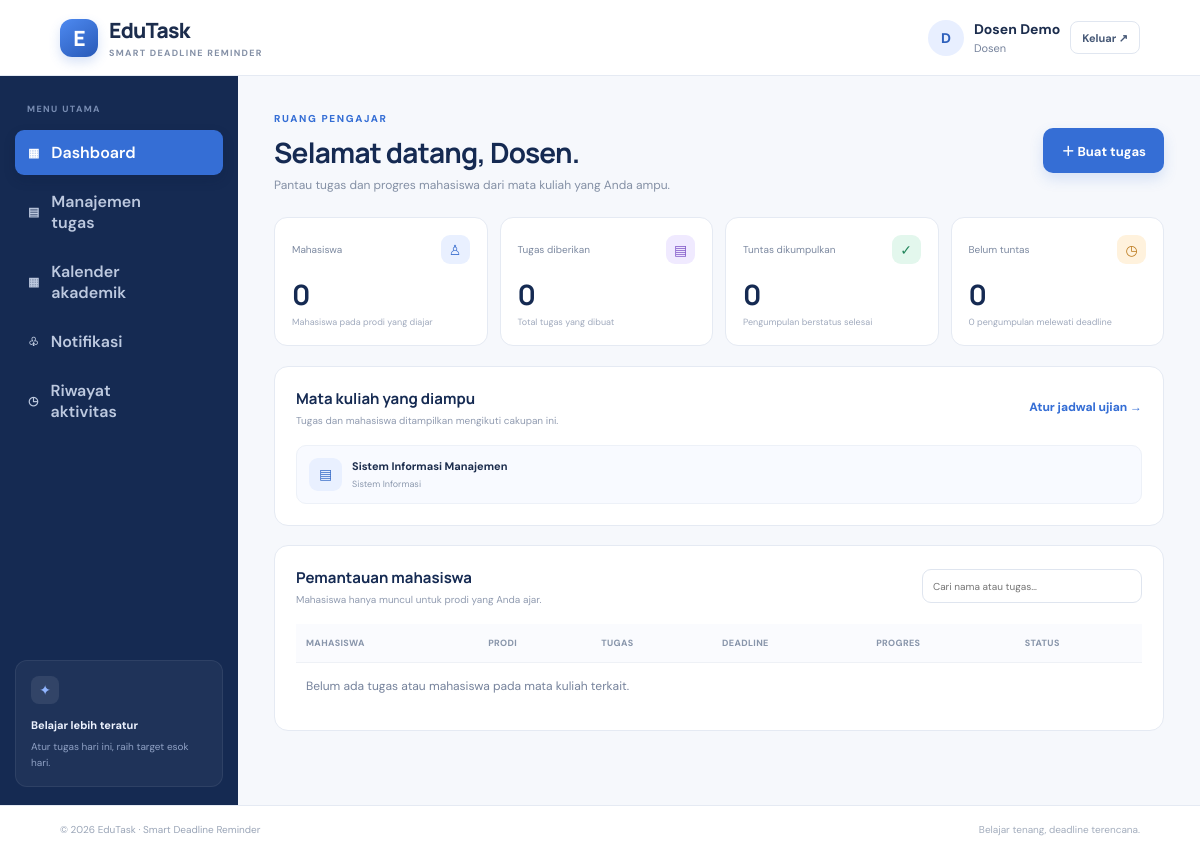
The app's page /dosen (signed in) with its own data.
### tables this page shows
CREATE TABLE users (
          id INTEGER PRIMARY KEY AUTOINCREMENT, name TEXT NOT NULL, prodi TEXT NOT NULL,
          nim TEXT UNIQUE NOT NULL, password_hash TEXT NOT NULL, role TEXT NOT NULL,
          payment_status TEXT NOT NULL DEFAULT 'aktif', created_at TEXT NOT NULL
        );

CREATE TABLE lecturer_courses (
          id INTEGER PRIMARY KEY AUTOINCREMENT, lecturer_id INTEGER NOT NULL REFERENCES users(id) ON DELETE CASCADE,
          prodi TEXT NOT NULL, course TEXT NOT NULL, UNIQUE(lecturer_id, prodi, course)
        );

### app.py (the view)
@app.route("/dosen")
def d_dashboard():
    r = login_required("dosen")
    if r:
        return r
    u = current_user()
    with db() as c:
        courses = c.execute(
            "SELECT * FROM lecturer_courses WHERE lecturer_id=? ORDER BY prodi,course",
            (u["id"],),
        ).fetchall()
        tasks = c.execute(
            "SELECT * FROM tasks WHERE lecturer_id=? ORDER BY deadline", (u["id"],)
        ).fetchall()
        students = c.execute(
            'SELECT * FROM users WHERE role="mahasiswa" AND payment_status="aktif" AND prodi IN (SELECT prodi FROM lecturer_courses WHERE lecturer_id=?) ORDER BY prodi,name',
            (u["id"],),
        ).fetchall()
        stats = {
            "students": len(students),
            "tasks": len(tasks),
            "submitted": c.execute(
                'SELECT COUNT(*) n FROM submissions s JOIN tasks t ON t.id=s.task_id WHERE t.lecturer_id=? AND s.status="Selesai"',
                (u["id"],),
            ).fetchone()["n"],
            "pending": c.execute(
                'SELECT COUNT(*) n FROM tasks t JOIN users st ON st.role="mahasiswa" AND st.prodi=t.prodi LEFT JOIN submissions s ON s.task_id=t.id AND s.student_id=st.id WHERE t.lecturer_id=? AND (s.status IS NULL OR s.status!="Selesai")',
                (u["id"],),
            ).fetchone()["n"],
            "late": c.execute(
                'SELECT COUNT(*) n FROM tasks t JOIN users st ON st.role="mahasiswa" AND st.prodi=t.prodi LEFT JOIN submissions s ON s.task_id=t.id AND s.student_id=st.id WHERE t.lecturer_id=? AND t.deadline<? AND (s.status IS NULL OR s.status!="Selesai")',
                (u["id"], date.today().isoformat()),
            ).fetchone()["n"],
        }
        student_rows = c.execute(
            """SELECT st.name,st.nim,st.prodi,t.title,t.course,t.deadline,COALESCE(s.progress,0) progress,COALESCE(s.status,'Belum dikerjakan') status FROM tasks t JOIN users st ON st.role='mahasiswa' AND st.prodi=t.prodi LEFT JOIN submissions s ON s.task_id=t.id AND s.student_id=st.id WHERE t.lecturer_id=? ORDER BY t.deadline,st.name""",
            (u["id"],),
        ).fetchall()
    return render_template(
        "pages/dosen/dashboard.html",
        stats=stats,
        students=students,
        tasks=tasks,
        student_rows=student_rows,
        courses=courses,
    )

### app.py (called while the page is built)
def db():
    con = sqlite3.connect(DB_PATH)
    con.row_factory = sqlite3.Row
    con.execute("PRAGMA foreign_keys = ON")
    return con

def current_user():
    uid = session.get("user_id")
    if not uid:
        return None
    with db() as c:
        return c.execute("SELECT * FROM users WHERE id=?", (uid,)).fetchone()

def login_required(role=None):
    u = current_user()
    if not u:
        flash("Silakan masuk terlebih dahulu.", "error")
        return redirect(url_for("index"))
    if role and u["role"] != role:
        abort(403)
    return None

@app.context_processor
def common_context():
    u = current_user()
    return {
        "user": u,
        "today": date.today().isoformat(),
        "PRODI": PRODI,
        "COURSES": COURSES,
    }

### templates/pages/dosen/dashboard.html
{% extends "base.html" %}{% block title %}Dashboard Dosen{% endblock %}{% block content %}<div class="page-heading"><div><span class="eyebrow">RUANG PENGAJAR</span><h1>Selamat datang, {{ user['name'].split()[0] }}.</h1><p>Pantau tugas dan progres mahasiswa dari mata kuliah yang Anda ampu.</p></div><a href="{{ url_for('d_tasks') }}" class="btn btn-primary">＋ Buat tugas</a></div><div class="stats-grid four-stats"><div class="stat-card"><div class="stat-top"><span>Mahasiswa</span><span class="stat-icon blue-bg">♙</span></div><b>{{ stats.students }}</b><small>Mahasiswa pada prodi yang diajar</small></div><div class="stat-card"><div class="stat-top"><span>Tugas diberikan</span><span class="stat-icon purple-bg">▤</span></div><b>{{ stats.tasks }}</b><small>Total tugas yang dibuat</small></div><div class="stat-card"><div class="stat-top"><span>Tuntas dikumpulkan</span><span class="stat-icon green-bg">✓</span></div><b>{{ stats.submitted }}</b><small>Pengumpulan berstatus selesai</small></div><div class="stat-card"><div class="stat-top"><span>Belum tuntas</span><span class="stat-icon orange-bg">◷</span></div><b>{{ stats.pending }}</b><small>{{ stats.late }} pengumpulan melewati deadline</small></div></div><section class="panel"><div class="panel-heading"><div><h2>Mata kuliah yang diampu</h2><p>Tugas dan mahasiswa ditampilkan mengikuti cakupan ini.</p></div><a href="{{ url_for('d_calendar') }}" class="text-link">Atur jadwal ujian →</a></div><div class="course-chips">{% for c in courses %}<div class="course-chip"><span class="course-icon">▤</span><div><b>{{ c.course }}</b><small>{{ c.prodi }}</small></div></div>{% else %}<p class="muted">Belum ada mata kuliah. Silakan daftar ulang dengan pilihan yang sesuai atau hubungi admin.</p>{% endfor %}</div></section><section class="panel"><div class="panel-heading"><div><h2>Pemantauan mahasiswa</h2><p>Mahasiswa hanya muncul untuk prodi yang Anda ajar.</p></div><input class="search-input"
       data-filter="students-table"
       placeholder="Cari nama atau tugas…"></div><div class="table-wrap"><table id="students-table"><thead><tr><th>Mahasiswa</th><th>Prodi</th><th>Tugas</th><th>Deadline</th><th>Progres</th><th>Status</th></tr></thead><tbody>{% for s in student_rows %}<tr><td><b>{{ s.name }}</b><small class="table-sub">{{ s.nim }}</small></td><td>{{ s.prodi }}</td><td><b>{{ s.title }}</b><small class="table-sub">{{ s.course }}</small></td><td>{{ s.deadline }}</td><td>{{ s.progress }}%</td><td><span class="pill {% if s.status=='Selesai' %}pill-green{% elif s.deadline<today %}pill-red{% else %}pill-yellow{% endif %}">{% if s.status!="Selesai" and s.deadline<today %}Terlambat / belum tuntas{% else %}{{ s.status }}{% endif %}</span></td></tr>{% else %}<tr><td colspan="6" class="muted">Belum ada tugas atau mahasiswa pada mata kuliah terkait.</td></tr>{% endfor %}</tbody></table></div></section>{% endblock %}

### templates/base.html (shortened to what this page needs)
<!DOCTYPE html><html lang="id"><head><link rel="stylesheet" href="{{ url_for('static', filename='style.css') }}"></head><body>
<header class="topbar"><a class="brand" href="{{ url_for('index') }}"><span class="brand-icon">E</span><span>EduTask<small>SMART DEADLINE REMINDER</small></span></a>{% if user %}<div class="top-user"><span class="avatar">{{ user['name'][0]|upper }}</span><span><b>{{ user['name'] }}</b><small>{{ {'mahasiswa':'Mahasiswa','dosen':'Dosen','admin':'Administrator'}[user['role']] }}</small></span><a class="btn btn-ghost btn-sm" href="{{ url_for('logout') }}">Keluar ↗</a></div>{% else %}<div class="top-links"><a href="{{ url_for('login') }}">Masuk</a><a class="btn btn-primary btn-sm" href="{{ url_for('m_register') }}">Mulai sekarang</a></div>{% endif %}</header>
{% if user and user["role"] in ["mahasiswa","dosen"] %}<div class="app-shell"><aside class="sidebar"><div class="side-label">MENU UTAMA</div>{% if user["role"]=="mahasiswa" %}<a class="side-link {% if request.endpoint=='m_dashboard' %}active{% endif %}"
   href="{{ url_for('m_dashboard') }}">▦ <span>Dashboard</span></a><a class="side-link {% if request.endpoint=='m_tasks' %}active{% endif %}"
   href="{{ url_for('m_tasks') }}">▤ <span>Tugas saya</span></a><a class="side-link {% if request.endpoint=='m_calendar' %}active{% endif %}"
   href="{{ url_for('m_calendar') }}">▦ <span>Kalender akademik</span></a><a class="side-link {% if request.endpoint=='m_notifications' %}active{% endif %}"
   href="{{ url_for('m_notifications') }}">♧ <span>Notifikasi</span></a><a class="side-link {% if request.endpoint=='m_history' %}active{% endif %}"
   href="{{ url_for('m_history') }}">◷ <span>Riwayat</span></a>{% else %}<a class="side-link {% if request.endpoint=='d_dashboard' %}active{% endif %}"
   href="{{ url_for('d_dashboard') }}">▦ <span>Dashboard</span></a><a class="side-link {% if request.endpoint=='d_tasks' %}active{% endif %}"
   href="{{ url_for('d_tasks') }}">▤ <span>Manajemen tugas</span></a><a class="side-link {% if request.endpoint=='d_calendar' %}active{% endif %}"
   href="{{ url_for('d_calendar') }}">▦ <span>Kalender akademik</span></a><a class="side-link {% if request.endpoint=='d_notifications' %}active{% endif %}"
   href="{{ url_for('d_notifications') }}">♧ <span>Notifikasi</span></a><a class="side-link {% if request.endpoint=='d_history' %}active{% endif %}"
   href="{{ url_for('d_history') }}">◷ <span>Riwayat aktivitas</span></a>{% endif %}<div class="sidebar-bottom"><div class="mini-logo">✦</div><b>Belajar lebih teratur</b><p>Atur tugas hari ini, raih target esok hari.</p></div></aside><main class="main-content">{% else %}<main class="public-main">{% endif %}
{% block content %}{% endblock %}</main>{% if user and user["role"] in ["mahasiswa","dosen"] %}</div>{% endif %}<footer class="footer">© 2026 EduTask · Smart Deadline Reminder <span>Belajar tenang, deadline terencana.</span></footer></body></html>

### records on screen
users: name "D", name "Dosen Demo", role "Dosen", name "Dosen"
lecturer_courses: course "Sistem Informasi Manajemen", prodi "Sistem Informasi"

### other values on screen
{{ stats.students }} "0"
{{ stats.tasks }} "0"
{{ stats.submitted }} "0"
{{ stats.pending }} "0"
{{ stats.late }} "0"
